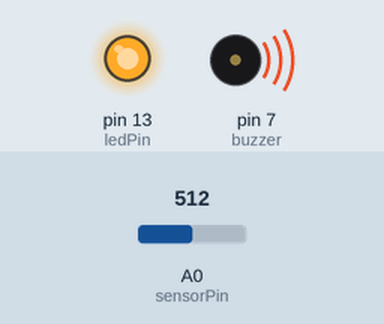
Recording of a sketch running on a simulated Arduino Uno, built with avr-gcc and run on an emulated ATmega328P. Shown: output pins drawn as LEDs (lit = HIGH), buzzer (waves = sounding, pin HIGH). Inputs (shaded band) come from the test bench; at power-on: A0 (sensorPin) = 512. What the sketch prints to the serial monitor is not drawn.

Above: at 1.3 s.
1.4 s: A0 (sensorPin) set to 499
At 2.4 s:
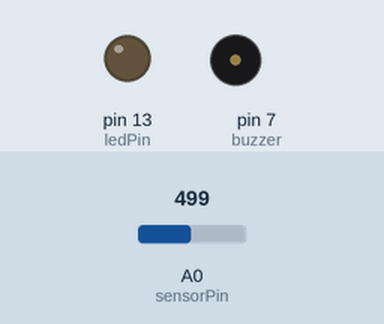
3.0 s: A0 (sensorPin) set to 716
At 3.7 s:
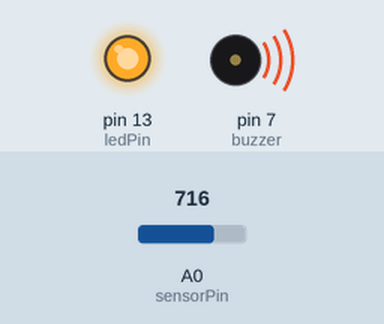
6.0 s: A0 (sensorPin) set to 511
At 7.4 s:
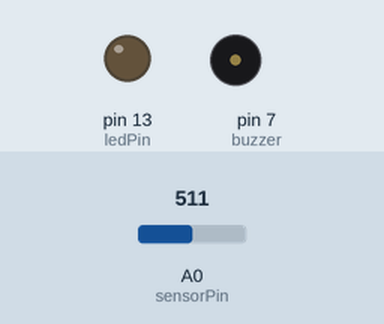
Timing chart, 0 to 9.0 s (numbered marks = the images above; inputs shaded):
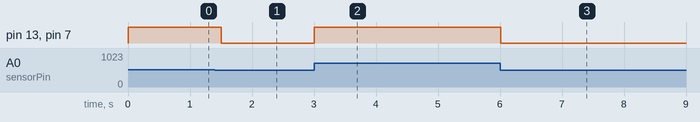

The sketch:

Smart_Bridge.ino
```cpp
// Intelligent Sensor Based Smart Bridge
const int sensorPin = A0;
const int ledPin = 13;
const int buzzer = 7; // optional buzzer

void setup() {
  Serial.begin(9600);
  pinMode(ledPin, OUTPUT);
  pinMode(buzzer, OUTPUT);
}

void loop() {
  int value = analogRead(sensorPin);
  float voltage = value * (5.0 / 1023.0);

  Serial.print("Bridge Sensor Value: ");
  Serial.println(voltage);

  // When vibration/stress is high
  if (voltage > 2.5) {
    digitalWrite(ledPin, HIGH);
    digitalWrite(buzzer, HIGH);
    Serial.println("⚠️ ALERT: Bridge Stress Detected!");
  } else {
    digitalWrite(ledPin, LOW);
    digitalWrite(buzzer, LOW);
  }

  delay(500);
}
```

Measured:
- the behaviour switches between 512 and 511 on A0 (sensorPin) (found by bisection; images 0 and 1)
- after the input at 1.4 s, pin 13 (ledPin), pin 7 (buzzer): HIGH → LOW after 0.10 s
- after the input at 3.0 s, pin 13 (ledPin), pin 7 (buzzer): LOW → HIGH at once
- after the input at 6.0 s, pin 13 (ledPin), pin 7 (buzzer): HIGH → LOW at once
